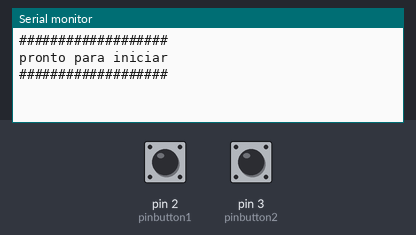
Recording of a sketch running on a simulated Arduino Uno, built with avr-gcc and run on an emulated ATmega328P. Shown: the last lines printed to the serial monitor. Inputs (shaded band) come from the test bench; at power-on: pin 2 (pinbutton1) HIGH, pin 3 (pinbutton2) HIGH.

Above: at 1.2 s.
1.3 s: pin 2 (pinbutton1) pulled LOW for 0.15 s
At 2.5 s:
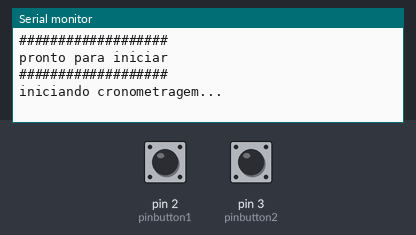
2.9 s: pin 3 (pinbutton2) pulled LOW for 0.15 s
At 4.0 s:
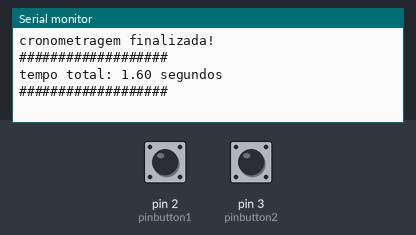

Measured:
- after the input at 1.3 s, the serial monitor: prints a new line at once (image 1)
- after the input at 2.9 s, the serial monitor: prints a new line at once (image 2)

The sketch:

cronometro_em_segundos.ino
```cpp
/*
 * Cronometro com dois botoes
 * Oficina Maker+, dez/2017
 * Professor: Waldo Costa
 */
int pinbutton1 = 2;
int pinbutton2 = 3;

float inicio = 0;
float fim = 0;
float total = 0;

void setup() {
pinMode(pinbutton1, INPUT_PULLUP);
pinMode(pinbutton2, INPUT_PULLUP);

Serial.begin(9600);
//Serial.print(); envia valor para monitor serial e continua na mesma linha
//Serial.println(); envia valor para monitor serial e cria uma nova linha
Serial.println("###################");
Serial.println("pronto para iniciar");
Serial.println("###################");
}

void loop() {

if (digitalRead(pinbutton1)==0 && inicio==0)
    //após dar um valor para a variável "inicio", a condição não é mais satisfeita.
{
  inicio = millis();
  Serial.println("iniciando cronometragem...");
}
if (digitalRead(pinbutton2)==0 && inicio>0)
    //para nao termos resultados negativos a condição só se satisfaz se "inicio" > 0.
{
  fim = millis();

}

if (inicio > 0 && fim > 0 )
{
  Serial.println("cronometragem finalizada!");
  Serial.println("###################");
  total = (fim - inicio)/1000;
  Serial.print("tempo total: ");
  Serial.print(total);
  Serial.println(" segundos");
  Serial.println("###################");
  Serial.println(" "); //para deixar uma linha em branco

  delay(1000);

  inicio = 0;
  fim = 0 ;
  total = 0;
}

}
```
